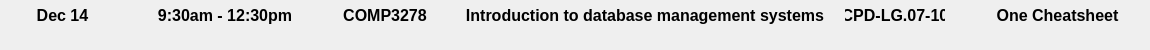
        <widget class="QWidget" name="Exam7">

            <property name="geometry">
                <rect>
                <x>25</x>
                <y>410</y>
                <width>1150</width>
                <height>50</height>
                </rect>
            </property>
        
            <property name="sizePolicy">
                <sizepolicy hsizetype="Preferred" vsizetype="Preferred">
                <horstretch>0</horstretch>
                <verstretch>0</verstretch>
                </sizepolicy>
            </property>
        
            <property name="font">
                <font>
                <family>Arial</family>
                <pointsize>12</pointsize>
                <weight>75</weight>
                <bold>true</bold>
                </font>
            </property>

            <property name="styleSheet">
                <string notr="true">
                    QLabel{
                        color: rgb(0, 0, 0);
                    }
                </string>
            </property>

            <widget class="QLabel" name="Date7Label">

                <property name="geometry">
                    <rect>
                    <x>0</x>
                    <y>0</y>
                    <width>125</width>
                    <height>30</height>
                    </rect>
                </property>

                <property name="text">
                    <string>Dec 14</string>
                </property>

                <property name="alignment">
                    <set>Qt::AlignCenter|Qt::AlignHCenter|Qt::AlignLeading|Qt::AlignVCenter</set>
                </property>

            </widget>

            <widget class="QLabel" name="Time7Label">

                <property name="geometry">
                    <rect>
                    <x>145</x>
                    <y>0</y>
                    <width>160</width>
                    <height>30</height>
                    </rect>
                </property>
    
                <property name="text">
                    <string>9:30am - 12:30pm</string>
                </property>
    
                <property name="alignment">
                    <set>Qt::AlignCenter|Qt::AlignHCenter|Qt::AlignLeading|Qt::AlignVCenter</set>
                </property>
                
            </widget>

            <widget class="QLabel" name="CourseCode7Label">
            
                <property name="geometry">
                    <rect>
                    <x>325</x>
                    <y>0</y>
                    <width>120</width>
                    <height>30</height>
                    </rect>
                </property>
    
                <property name="text">
                    <string>COMP3278</string>
                </property>
    
                <property name="alignment">
                    <set>Qt::AlignCenter|Qt::AlignHCenter|Qt::AlignLeading|Qt::AlignVCenter</set>
                </property>
    
            </widget>

            <widget class="QLabel" name="CourseTitle7Label">
            
                <property name="geometry">
                    <rect>
                    <x>465</x>
                    <y>0</y>
                    <width>360</width>
                    <height>30</height>
                    </rect>
                </property>
    
                <property name="text">
                    <string>Introduction to database management systems</string>
                </property>
    
                <property name="alignment">
                    <set>Qt::AlignCenter|Qt::AlignHCenter|Qt::AlignLeading|Qt::AlignVCenter</set>
                </property>
    
            </widget>
    
            <widget class="QLabel" name="Venue7Label">
            
                <property name="geometry">
                    <rect>
                    <x>845</x>
                    <y>0</y>
                    <width>100</width>
                    <height>30</height>
                    </rect>
                </property>
    
                <property name="text">
                    <string>CPD-LG.07-10</string>
                </property>
    
                <property name="alignment">
                    <set>Qt::AlignCenter|Qt::AlignHCenter|Qt::AlignLeading|Qt::AlignVCenter</set>
                </property>
    
            </widget>

            <widget class="QLabel" name="Format7Label">

                <property name="geometry">
                    <rect>
                    <x>965</x>
                    <y>0</y>
                    <width>185</width>
                    <height>30</height>
                    </rect>
                </property>
    
                <property name="text">
                    <string>One Cheatsheet</string>
                </property>
    
                <property name="alignment">
                    <set>Qt::AlignCenter|Qt::AlignHCenter|Qt::AlignLeading|Qt::AlignVCenter</set>
                </property>
    
            </widget>

        </widget>
